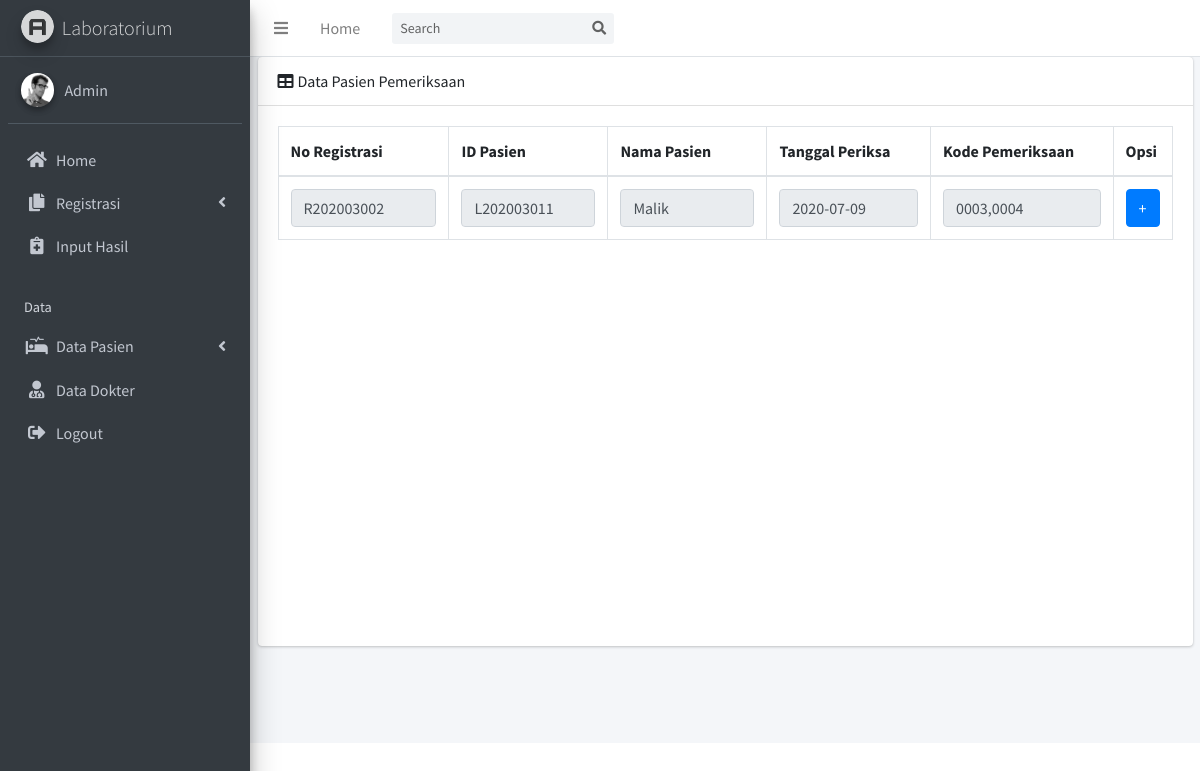
The page /pemeriksaan_ranap.php (signed in) on the database its author committed.
### tables this page shows
CREATE TABLE `rawat_inap` (
  `no_registrasi` varchar(10) NOT NULL,
  `nama_dokter` varchar(50) NOT NULL,
  `dokter_umum` varchar(50) NOT NULL,
  `tgl_masuk` date NOT NULL,
  `jam_masuk` time NOT NULL,
  `tgl_keluar` date NOT NULL,
  `jam_keluar` time NOT NULL,
  `pembayaran` varchar(15) NOT NULL,
  `id_pasien` varchar(10) NOT NULL,
  `kode_pemeriksaan` varchar(25) NOT NULL
);

CREATE TABLE `data_pasien` (
  `id_pasien` varchar(10) NOT NULL,
  `nama_pasien` varchar(25) NOT NULL,
  `tmptlahir_pasien` varchar(15) NOT NULL,
  `ttl_pasien` date NOT NULL,
  `alamat_pasien` varchar(30) NOT NULL,
  `gender_pasien` varchar(15) NOT NULL
);

### pemeriksaan_ranap.php (the view, shortened to what this page needs)
<!DOCTYPE html>
<html>
<head>
  <link rel="stylesheet" href="plugins/fontawesome-free/css/all.min.css">
  <link rel="stylesheet" href="https://code.ionicframework.com/ionicons/2.0.1/css/ionicons.min.css">
  <link rel="stylesheet" href="plugins/tempusdominus-bootstrap-4/css/tempusdominus-bootstrap-4.min.css">
  <link rel="stylesheet" href="plugins/icheck-bootstrap/icheck-bootstrap.min.css">
  <link rel="stylesheet" href="plugins/jqvmap/jqvmap.min.css">
  <link rel="stylesheet" href="dist/css/adminlte.min.css">
  <link rel="stylesheet" href="plugins/overlayScrollbars/css/OverlayScrollbars.min.css">
  <link rel="stylesheet" href="plugins/daterangepicker/daterangepicker.css">
  <link rel="stylesheet" href="plugins/summernote/summernote-bs4.css">
  <link href="dist/css/style2.css" rel="stylesheet">
</head>
<body class="hold-transition sidebar-mini layout-fixed">
<div class="wrapper">
  <nav class="main-header navbar navbar-expand navbar-white navbar-light">
    <ul class="navbar-nav">
      <li class="nav-item">
        <a class="nav-link" data-widget="pushmenu" href="#"><i class="fas fa-bars"></i></a>
      </li>
      <li class="nav-item d-none d-sm-inline-block">
        <a href="index3.html" class="nav-link">Home</a>
      </li>
    </ul>
    <form class="form-inline ml-3">
      <div class="input-group input-group-sm">
        <input class="form-control form-control-navbar" type="search" placeholder="Search" aria-label="Search">
        <div class="input-group-append">
          <button class="btn btn-navbar" type="submit">
            <i class="fas fa-search"></i>
          </button>
        </div>
      </div>
    </form>
  </nav>
  <aside class="main-sidebar sidebar-dark-primary elevation-4">
    <a href="index.php" class="brand-link">
      <img src="dist/img/AdminLTELogo.png" alt="AdminLTE Logo" class="brand-image img-circle elevation-3"
           style="opacity: .8">
      <span class="brand-text font-weight-light">Laboratorium</span>
    </a>
    <div class="sidebar">
      <div class="user-panel mt-3 pb-3 mb-3 d-flex">
        <div class="image">
          <img src="dist/img/user2-160x160.jpg" class="img-circle elevation-2" alt="User Image">
        </div>
        <div class="info">
          <a href="#" class="d-block">Admin</a>
        </div>
      </div>
      <nav class="mt-2">
        <ul class="nav nav-pills nav-sidebar flex-column" data-widget="treeview" role="menu" data-accordion="false">
          <li class="nav-item">
            <a href="index.php" class="nav-link">
              <i class="nav-icon fas fa-home"></i>
              <p>
                Home
              </p>
            </a>
          </li>
          <li class="nav-item has-treeview">
            <a href="#" class="nav-link">
              <i class="nav-icon fas fa-copy"></i>
              <p>
                Registrasi
                <i class="fas fa-angle-left right"></i>
              </p>
            </a>
          </li>
          <li class="nav-item has-treeview">
            <a href="input_hasil.php" class="nav-link">
              <i class="nav-icon fas fa-notes-medical"></i>
              <p>
                Input Hasil
              </p>
            </a>
          </li>
          <li class="nav-header">Data</li>
          <li class="nav-item has-treeview">
            <a href="#" class="nav-link">
              <i class="nav-icon fas fa-procedures"></i>
              <p>
                Data Pasien
                <i class="fas fa-angle-left right"></i>
              </p>
            </a>
          </li>
          <li class="nav-item">
            <a href="data_dokter.php" class="nav-link">
              <i class="nav-icon fas fa-user-md"></i>
              <p>
                Data Dokter
              </p>
            </a>
          </li>
           <?php if (!isset($_SESSION['username'])){ ?>
          <li class="nav-item">
            <a href="login.php" class="nav-link">
              <i class="nav-icon fas fa-sign-in-alt"></i>
              <p>
                Login
              </p>
            </a>
          </li>
      <?php } else { ?>
          <li class="nav-item">
            <a href="php/logout.php" class="nav-link">
              <i class="nav-icon fas fa-sign-out-alt"></i>
              <p>
                Logout
              </p>
            </a>
          </li>
      <?php } ?>
        </ul>
      </nav>
    </div>
  </aside>
  <div class="content-wrapper">
  <div class="container">
      <div class="card mb-4">
          <div class="card-header">
            <i class="fas fa-table mr-1"></i>Data Pasien Pemeriksaan</div>
          <div class="card-body">
            <div class="scrollable-idx">
              <div class="table-responsive">
                  <table class="table table-bordered" id="dataTable" width="100%" cellspacing="0">
                      <thead>
                          <tr>
                              <th>No Registrasi</th>
                              <th>ID Pasien</th>
                              <th>Nama Pasien</th>
                              <th>Tanggal Periksa</th>
                              <th>Kode Pemeriksaan</th>
                              <th>Opsi</th>
                          </tr>
                      </thead>
                      <tbody>
                          <tr>
                          <?php
                              include 'php/koneksi.php';
                                  $query = mysqli_query($conn, "SELECT rawat_inap.*, data_pasien.nama_pasien
                            FROM rawat_inap, data_pasien
                            WHERE rawat_inap.id_pasien = data_pasien.id_pasien
                            ORDER BY id_pasien ASC");
                            ?>
                                  <?php
                                  if(mysqli_num_rows($query)) {?>
                                    <?php while ($row=mysqli_fetch_array($query)) {
                                    echo "
                                        <form method='POST' action='input_ranap.php'>
                                          <tr>
                                          <td><input name='no_registrasi' type='text' class='form-control' aria-label='Sizing example input' value='".$row['no_registrasi']."' readonly=''></td>
                                          <td><input name='id_pasien' type='text' class='form-control' aria-label='Sizing example input' value='".$row['id_pasien']."' readonly=''></td>
                                          <td><input name='nama_pasien' type='text' class='form-control' aria-label='Sizing example input' value='".$row['nama_pasien']."' readonly=''></td>
                                          <td><input name='tgl_masuk' type='text' class='form-control' aria-label='Sizing example input' value='".$row['tgl_masuk']."' readonly=''></td>
                                          <td><input name='kode_pemeriksaan' type='text' class='form-control' aria-label='Sizing example input' value='".$row['kode_pemeriksaan']."' readonly=''></td>
                                          <td><button type='submit' class='btn btn-primary btn-block'>+</button></td>
                                          </tr>
                                          </form>";
                                     }?>
                                  <?php }?>
                          </tr>
                      </tbody>
                  </table>
              </div>
          </div>
      </div>
  </div>
</div>
</div>
</div>
</body>
</html>

### rows shown on the page
rawat_inap: no_registrasi "R202003002", id_pasien "L202003011", nama_pasien "Malik", tgl_masuk "2020-07-09", kode_pemeriksaan "0003,0004"
